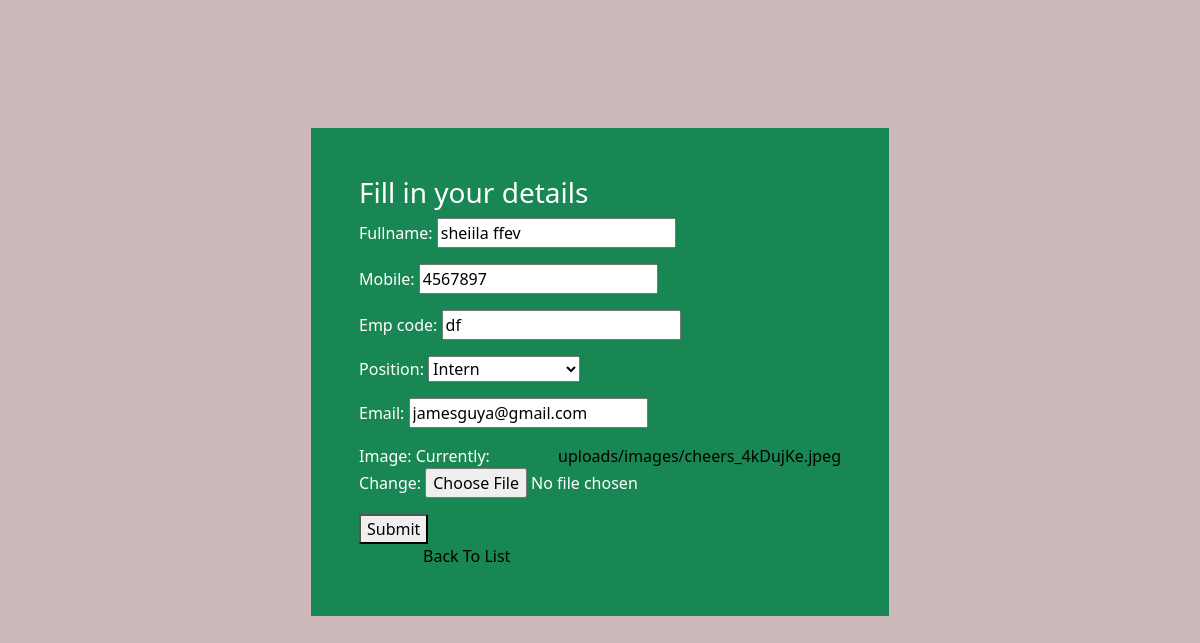
The app's page /employee/7/ with its own data.
### testing/models.py (models this page shows, shortened)
class Employee(models.Model):
    fullname = models.CharField(max_length=50)
    mobile = models.CharField(max_length=50)
    emp_code = models.CharField(max_length=50)
    position = models.ForeignKey(Position, on_delete=models.CASCADE)
    email=models.EmailField()
    image=models.ImageField(upload_to="uploads/images", default="")

### testing/views.py (the view, shortened to what this page needs)
# urls.py: path('', views.employee_form, name='employee_insert'),
def employee_form(request, id=0):
    if request.method == 'GET':
        if id == 0:
            form = EmployeeForm()
        else:
            employee = Employee.objects.get(pk=id)
            form = EmployeeForm(instance=employee)
        return render(request, "employee_register/employee_form.html", {'form':form})

### testing/forms.py
class EmployeeForm(forms.ModelForm):
    position = forms.ModelChoiceField(queryset=Position.objects.all(), empty_label="Select Position")
    class Meta:
        model = Employee
        fields= '__all__'

### testing/models.py (called while the page is built)
    def __str__(self):
        return self.title

### testing/templates/employee_register/employee_form.html (shortened to what this page needs)
{% extends "employee_register/base.html" %}
    {% block content %}
    <div class="userform">
        <div class="form bg-success">
            <h3>Fill in your details</h3>
                  <form action="" method="post" enctype="multipart/form-data">
                      {{ form.as_p }}
                      <button type="submit">Submit</button>
                      <div>
                      <a href="{% url 'employee_list' %}" >Back To List</a>
                      </div>
                  </form>
        </div>
    </div>
    {% endblock content %}

### testing/static/css/styles.css (style rules this page uses)
body { background-color: rgb(204, 184, 184); }
.userform { display: grid; justify-content: center; margin-top: 4rem; }
a { text-decoration: none; }
.form { background-color: black; padding: 3rem; margin-top: 4rem; margin-bottom: 2rem; color: white; }
.form a { color: black; margin-left: 4rem; }

### records on screen
Employee: fullname "sheiila ffev", mobile "4567897", emp_code "df", position "Intern", email "jamesguya@gmail.com"
